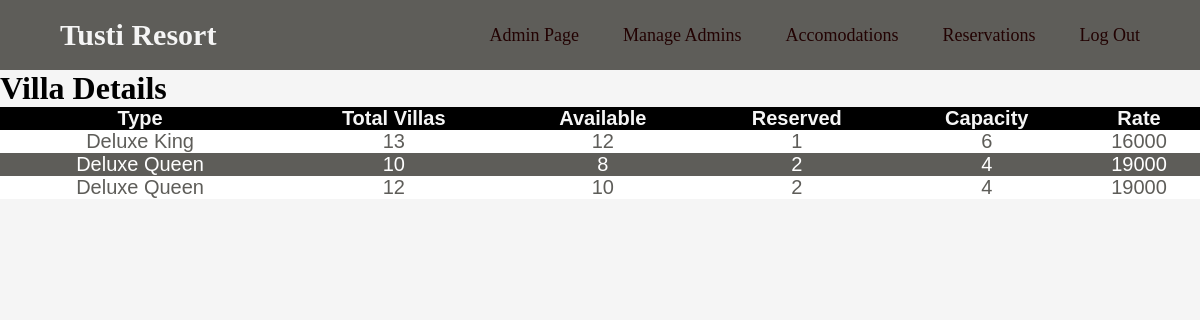
The page /html-php/admin-villa.php on the database its author committed.
### tables this page shows
CREATE TABLE `villas` (
  `Type` varchar(100) NOT NULL,
  `Total Villas` int(11) NOT NULL,
  `Available` int(11) NOT NULL,
  `Reserved` int(11) NOT NULL,
  `Capacity` int(11) NOT NULL,
  `Rate` int(11) NOT NULL
);

### html-php/admin-villa.php (the view, shortened to what this page needs)
<!DOCTYPE html>
<html lang="en">
<head>
    <link rel = "stylesheet" href="/RMS/css/style_admin.css">
</head>
<body>
    <nav>
    <div class="logo"><a href="/RMS/html-php/home.php">Tusti Resort</a></div>
        <ul>
            <li><a href="/RMS/html-php/admin.php">Admin Page</a></li>
            <li><a href="#">Manage Admins</a>
            </li>
            <li><a href="#">Accomodations</a>
            </li>
            <li><a href="#">Reservations</a>
            </li>
            <li><a href="/RMS/html-php/home.php">Log Out</a></li>
        </ul>
    </nav>
<div>
    <h1>Villa Details</h1>
</div>
<div class="list">
    <table>
        <thead>
            <tr>
                <th>Type</th>
                <th>Total Villas</th>
                <th>Available </th>
                <th>Reserved </th>
                <th>Capacity</th>
                <th>Rate</th>
            </tr>
        </thead>
        <tbody>
        <?php
        $username = "root";
        $password = "";
        $server = "localhost";
        $database = "rms";
        $con = mysqli_connect($server,$username,$password,$database);
        $selectquery = " select * from villas";
        $query = mysqli_query($con,$selectquery);
        while($res = mysqli_fetch_array($query)){
        ?>
           <tr>
            <td><?php echo $res['Type'];?></td>
            <td><?php echo $res['Total Villas'];?></td>
            <td><?php echo $res['Available'];?></td>
            <td><?php echo $res['Reserved'];?></td>
            <td><?php echo $res['Capacity'];?></td>
            <td><?php echo $res['Rate'];?></td>
           </tr>
        <?php
        }
        ?>
        </tbody>
    </table>
    </div>
</body>
</html>

### css/style_admin.css (style rules this page uses)
* { margin: 0; padding: 0; }
body { background-color: whitesmoke; background-size: cover; background-position: center center; height: 100vh; box-sizing: border-box; }
nav { background: rgb(94, 93, 89); }
nav:after { content: ''; clear: both; display: table; }
nav .logo { float: left; color: whitesmoke; font-size: 30px; font-weight: 600; line-height: 70px; padding-left: 60px; }
nav ul { float: right; list-style: none; margin-right: 40px; position: relative; }
nav ul li { display: inline-block; background: rgb(94, 93, 89); margin: 0 5px; }
nav ul li a { color:rgb(34, 2, 2); text-decoration: none; line-height: 70px; font-size:18px; padding: 8px 15px; }

### html-php/admin-villa.php (style rules this page uses)
table { border-collapse: collapse; width: 100%; color: #5E5D59; font-family: sans-serif; font-size: 20px; text-align: center; }
th { background-color: black; color: whitesmoke; }
tr:nth-child(even) { background-color: #5E5D59; color: white; }
tr:nth-child(odd) { background-color: white; color: #5E5D59; }
a { color: whitesmoke; text-decoration: none; }

### rows shown on the page
villas: Type "Deluxe King", Total Villas "13", Available "12", Reserved "1", Capacity "6", Rate "16000"
villas: Type "Deluxe Queen", Total Villas "10", Available "8", Reserved "2", Capacity "4", Rate "19000"
villas: Type "Deluxe Queen", Total Villas "12", Available "10", Reserved "2", Capacity "4", Rate "19000"
